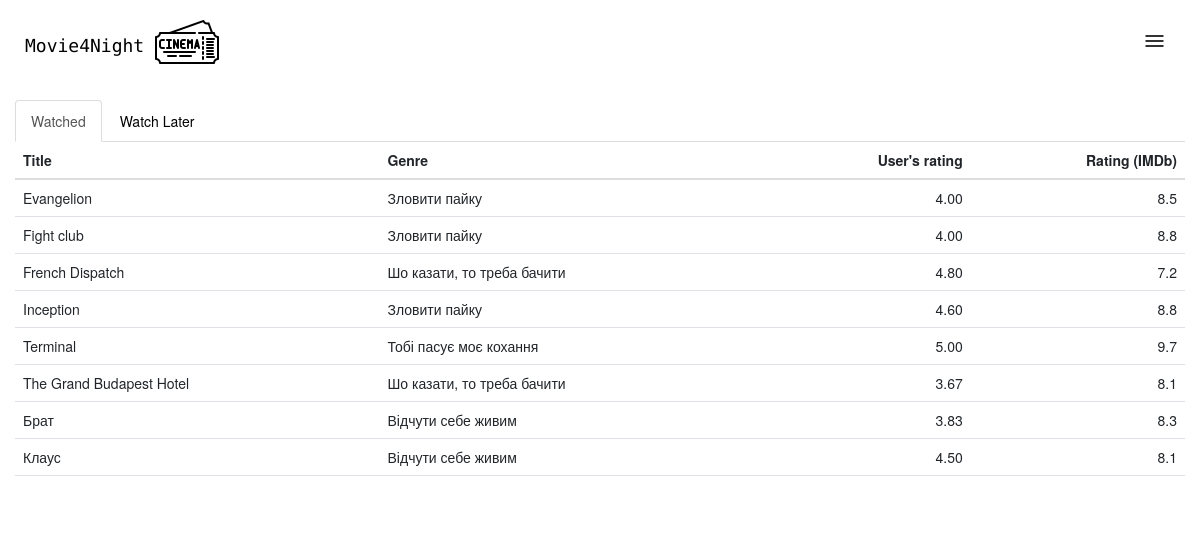
/watched (signed in), run on an earlier commit of the app's database.
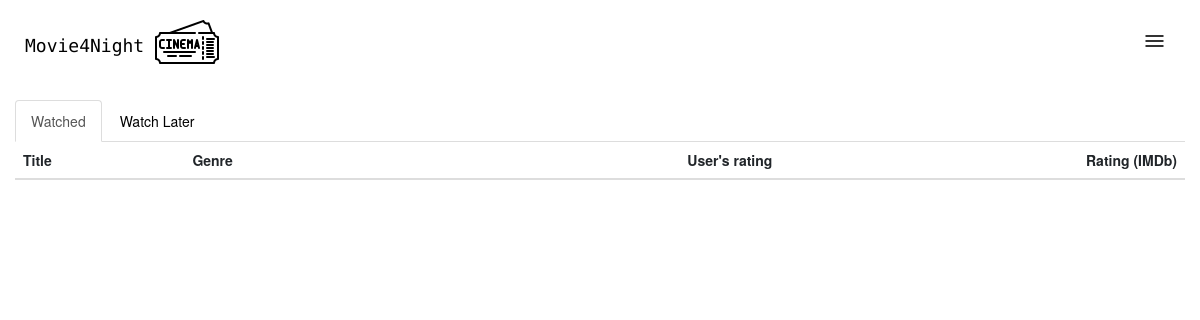
And on a later commit of the database.
### tables this page shows
CREATE TABLE movie (id INTEGER PRIMARY KEY AUTOINCREMENT, title TEXT NOT NULL, rating FLOAT, site_rating FLOAT, genre TEXT, image TEXT);

### app.py (the view)
@app.route("/watched", methods=["GET", "POST"])
@login_required
def table():
    laters=db.execute("SELECT * FROM movie WHERE id IN (SELECT movie_id FROM users_history WHERE status='watch later' AND user_id=?)", session["user_id"])
    watched = db.execute("SELECT * FROM movie WHERE id IN (SELECT movie_id FROM users_history WHERE status='watched' AND user_id=?) ORDER BY title", session["user_id"])
    return render_template('main.html',watched=watched, laters=laters)

### helpers.py (called while the page is built)
def login_required(f):
    @wraps(f)
    def decorated_function(*args, **kwargs):
        if session.get("user_id") is None:
            return redirect("/login")
        return f(*args, **kwargs)
    return decorated_function

### templates/main.html (shortened to what this page needs)
{% extends "layout.html" %}
{% block head %}
  <link rel="stylesheet" href="https://maxcdn.bootstrapcdn.com/bootstrap/3.4.1/css/bootstrap.min.css">
{% endblock %}
{% block main %}
  <ul class="nav nav-tabs" id="nav-tab" role="tablist">
    <li class="active"><a data-toggle="tab" href="#watched">Watched</a></li>
    <li><a data-toggle="tab" href="#later">Watch Later</a></li>
  </ul>
  <div class="tab-content">
    <div id="watched" class="tab-pane fade in active">
      <table class="table">
        <thead>
          <th class="text-start">Title</th>
          <th class="text-start">Genre</th>
          <th class="text-end">User's rating</th>
          <th class="text-end">Rating (IMDb)</th>
        </thead>
        <tbody>
            {% for watch in watched %}
                <tr>
                    <td class="text-start">{{ watch['title'] }}</td>
                    <td class="text-start">{{ watch['genre'] }}</td>
                    <td class="text-end">{{ "%.2f"|format(watch['site_rating']) }}</td>
                    <td class="text-end">{{ watch['rating'] }}</td>
                </tr>
            {% endfor %}
        </tbody>
      </table>
    </div>
  </div>
{% endblock %}

What changed in the data, as far as the page shows it:
no longer on this page (row edited): movie: title "Evangelion", genre "Зловити пайку", site_rating "4.00", rating "8.5"
no longer on this page (row edited): movie: title "Fight club", genre "Зловити пайку", site_rating "4.00", rating "8.8"
no longer on this page (row edited): movie: title "French Dispatch", genre "Шо казати, то треба бачити", site_rating "4.80", rating "7.2"
no longer on this page (row edited): movie: title "Inception", genre "Зловити пайку", site_rating "4.60", rating "8.8"
no longer on this page (row unchanged): movie: title "Terminal", genre "Тобі пасує моє кохання", site_rating "5.00", rating "9.7"
no longer on this page (row edited): movie: title "The Grand Budapest Hotel", genre "Шо казати, то треба бачити", site_rating "3.67", rating "8.1"
no longer on this page (row edited): movie: title "Брат", genre "Відчути себе живим", site_rating "3.83", rating "8.3"
no longer on this page (row edited): movie: title "Клаус", genre "Відчути себе живим", site_rating "4.50", rating "8.1"
